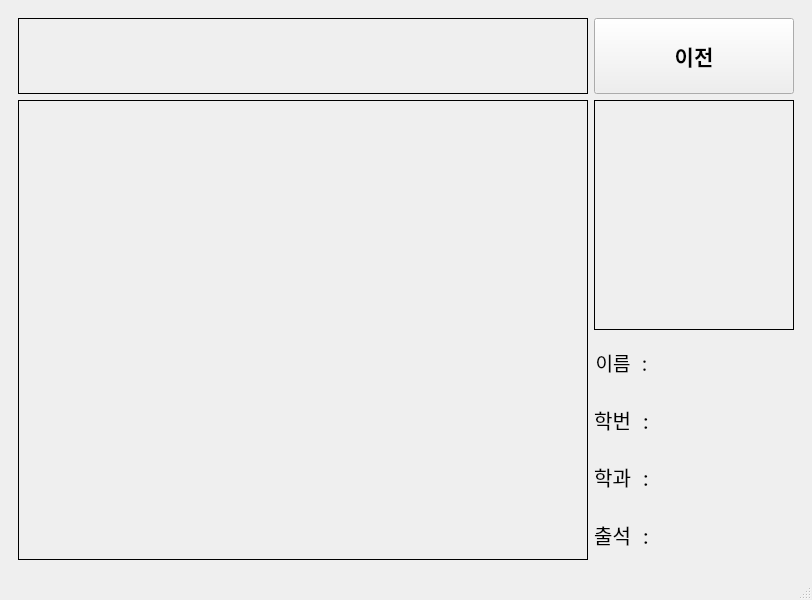
<?xml version="1.0" encoding="UTF-8"?>
<ui version="4.0">
 <class>MainWindow</class>
 <widget class="QMainWindow" name="MainWindow">
  <property name="geometry">
   <rect>
    <x>0</x>
    <y>0</y>
    <width>812</width>
    <height>600</height>
   </rect>
  </property>
  <property name="windowTitle">
   <string>Attendance Check</string>
  </property>
  <property name="windowIcon">
   <iconset>
    <normaloff>image/logo2.png</normaloff>image/logo2.png</iconset>
  </property>
  <property name="locale">
   <locale language="Korean" country="SouthKorea"/>
  </property>
  <widget class="QWidget" name="centralwidget">
   <layout class="QGridLayout" name="gridLayout_3">
    <item row="0" column="0">
     <widget class="QStackedWidget" name="stackedWidget">
      <property name="enabled">
       <bool>true</bool>
      </property>
      <property name="sizePolicy">
       <sizepolicy hsizetype="Preferred" vsizetype="Preferred">
        <horstretch>0</horstretch>
        <verstretch>0</verstretch>
       </sizepolicy>
      </property>
      <property name="acceptDrops">
       <bool>false</bool>
      </property>
      <property name="toolTip">
       <string notr="true"/>
      </property>
      <property name="statusTip">
       <string/>
      </property>
      <property name="accessibleName">
       <string/>
      </property>
      <property name="layoutDirection">
       <enum>Qt::LeftToRight</enum>
      </property>
      <property name="autoFillBackground">
       <bool>false</bool>
      </property>
      <property name="frameShape">
       <enum>QFrame::NoFrame</enum>
      </property>
      <property name="frameShadow">
       <enum>QFrame::Plain</enum>
      </property>
      <property name="currentIndex">
       <number>1</number>
      </property>
      <widget class="QWidget" name="page">
       <layout class="QGridLayout" name="gridLayout_2">
        <property name="horizontalSpacing">
         <number>6</number>
        </property>
        <item row="3" column="0" rowspan="8" colspan="3">
         <widget class="QLabel" name="uangLabel">
          <property name="sizePolicy">
           <sizepolicy hsizetype="Expanding" vsizetype="Expanding">
            <horstretch>0</horstretch>
            <verstretch>0</verstretch>
           </sizepolicy>
          </property>
          <property name="frameShape">
           <enum>QFrame::Box</enum>
          </property>
          <property name="scaledContents">
           <bool>true</bool>
          </property>
          <property name="alignment">
           <set>Qt::AlignCenter</set>
          </property>
         </widget>
        </item>
        <item row="1" column="0" colspan="3">
         <widget class="QLabel" name="title">
          <property name="sizePolicy">
           <sizepolicy hsizetype="Expanding" vsizetype="Expanding">
            <horstretch>0</horstretch>
            <verstretch>0</verstretch>
           </sizepolicy>
          </property>
          <property name="maximumSize">
           <size>
            <width>16777215</width>
            <height>70</height>
           </size>
          </property>
          <property name="font">
           <font>
            <family>Noto Sans Mono CJK TC</family>
            <pointsize>30</pointsize>
            <weight>75</weight>
            <italic>false</italic>
            <bold>true</bold>
           </font>
          </property>
          <property name="frameShape">
           <enum>QFrame::NoFrame</enum>
          </property>
          <property name="text">
           <string>자동 출석 체크 프로그램</string>
          </property>
          <property name="alignment">
           <set>Qt::AlignCenter</set>
          </property>
         </widget>
        </item>
        <item row="10" column="4">
         <widget class="QPushButton" name="UserManualButton">
          <property name="sizePolicy">
           <sizepolicy hsizetype="Preferred" vsizetype="Preferred">
            <horstretch>0</horstretch>
            <verstretch>0</verstretch>
           </sizepolicy>
          </property>
          <property name="font">
           <font>
            <family>Noto Sans Mono CJK TC</family>
            <pointsize>16</pointsize>
            <weight>50</weight>
            <bold>false</bold>
           </font>
          </property>
          <property name="text">
           <string>사용방법</string>
          </property>
         </widget>
        </item>
        <item row="2" column="0" colspan="3">
         <widget class="QLabel" name="timerLabel">
          <property name="font">
           <font>
            <pointsize>28</pointsize>
            <weight>75</weight>
            <bold>true</bold>
           </font>
          </property>
          <property name="layoutDirection">
           <enum>Qt::LeftToRight</enum>
          </property>
          <property name="text">
           <string/>
          </property>
          <property name="alignment">
           <set>Qt::AlignCenter</set>
          </property>
         </widget>
        </item>
        <item row="9" column="4">
         <widget class="QPushButton" name="startButton">
          <property name="sizePolicy">
           <sizepolicy hsizetype="Preferred" vsizetype="Preferred">
            <horstretch>0</horstretch>
            <verstretch>0</verstretch>
           </sizepolicy>
          </property>
          <property name="font">
           <font>
            <family>Noto Sans Mono CJK TC</family>
            <pointsize>16</pointsize>
            <weight>50</weight>
            <bold>false</bold>
           </font>
          </property>
          <property name="layoutDirection">
           <enum>Qt::LeftToRight</enum>
          </property>
          <property name="text">
           <string>시작</string>
          </property>
          <property name="checkable">
           <bool>false</bool>
          </property>
          <property name="checked">
           <bool>false</bool>
          </property>
         </widget>
        </item>
        <item row="1" column="4">
         <widget class="QLabel" name="cbnuLabel">
          <property name="sizePolicy">
           <sizepolicy hsizetype="Expanding" vsizetype="Expanding">
            <horstretch>0</horstretch>
            <verstretch>0</verstretch>
           </sizepolicy>
          </property>
          <property name="maximumSize">
           <size>
            <width>180</width>
            <height>70</height>
           </size>
          </property>
          <property name="frameShape">
           <enum>QFrame::NoFrame</enum>
          </property>
          <property name="alignment">
           <set>Qt::AlignCenter</set>
          </property>
         </widget>
        </item>
        <item row="11" column="0">
         <widget class="QLabel" name="maker">
          <property name="font">
           <font>
            <family>Noto Sans Mono CJK TC</family>
            <pointsize>12</pointsize>
            <weight>50</weight>
            <bold>false</bold>
           </font>
          </property>
          <property name="frameShape">
           <enum>QFrame::NoFrame</enum>
          </property>
          <property name="text">
           <string>제작자 : 최예진, 정인영, 유태현</string>
          </property>
          <property name="textFormat">
           <enum>Qt::PlainText</enum>
          </property>
          <property name="scaledContents">
           <bool>true</bool>
          </property>
          <property name="alignment">
           <set>Qt::AlignCenter</set>
          </property>
         </widget>
        </item>
       </layout>
      </widget>
      <widget class="QWidget" name="page_2">
       <layout class="QGridLayout" name="gridLayout">
        <item row="0" column="0" colspan="3">
         <widget class="QLabel" name="clockLabel">
          <property name="font">
           <font>
            <family>Noto Sans Mono CJK TC</family>
            <pointsize>20</pointsize>
            <weight>75</weight>
            <bold>true</bold>
           </font>
          </property>
          <property name="frameShape">
           <enum>QFrame::Box</enum>
          </property>
          <property name="text">
           <string/>
          </property>
          <property name="scaledContents">
           <bool>true</bool>
          </property>
          <property name="alignment">
           <set>Qt::AlignCenter</set>
          </property>
         </widget>
        </item>
        <item row="3" column="4" rowspan="2">
         <layout class="QGridLayout" name="gridLayout_4" columnstretch="0,6">
          <item row="0" column="0">
           <widget class="QLabel" name="label_5">
            <property name="font">
             <font>
              <family>Noto Sans Mono CJK TC</family>
              <pointsize>14</pointsize>
             </font>
            </property>
            <property name="text">
             <string>이름 :</string>
            </property>
            <property name="alignment">
             <set>Qt::AlignCenter</set>
            </property>
           </widget>
          </item>
          <item row="0" column="1">
           <widget class="QLabel" name="nameLabel">
            <property name="font">
             <font>
              <pointsize>18</pointsize>
             </font>
            </property>
            <property name="text">
             <string/>
            </property>
           </widget>
          </item>
          <item row="3" column="0">
           <widget class="QLabel" name="label">
            <property name="sizePolicy">
             <sizepolicy hsizetype="Preferred" vsizetype="Preferred">
              <horstretch>0</horstretch>
              <verstretch>0</verstretch>
             </sizepolicy>
            </property>
            <property name="font">
             <font>
              <family>Noto Sans Mono CJK TC</family>
              <pointsize>15</pointsize>
             </font>
            </property>
            <property name="frameShape">
             <enum>QFrame::NoFrame</enum>
            </property>
            <property name="text">
             <string>출석 :</string>
            </property>
            <property name="alignment">
             <set>Qt::AlignCenter</set>
            </property>
           </widget>
          </item>
          <item row="2" column="0">
           <widget class="QLabel" name="label_10">
            <property name="font">
             <font>
              <family>Noto Sans Mono CJK TC</family>
              <pointsize>15</pointsize>
             </font>
            </property>
            <property name="text">
             <string>학과 :</string>
            </property>
            <property name="alignment">
             <set>Qt::AlignCenter</set>
            </property>
           </widget>
          </item>
          <item row="1" column="1">
           <widget class="QLabel" name="IDLabel">
            <property name="font">
             <font>
              <pointsize>18</pointsize>
             </font>
            </property>
            <property name="text">
             <string/>
            </property>
           </widget>
          </item>
          <item row="3" column="1">
           <widget class="QLabel" name="attendanceLabel">
            <property name="font">
             <font>
              <pointsize>18</pointsize>
             </font>
            </property>
            <property name="text">
             <string/>
            </property>
           </widget>
          </item>
          <item row="1" column="0">
           <widget class="QLabel" name="label_8">
            <property name="font">
             <font>
              <family>Noto Sans Mono CJK TC</family>
              <pointsize>15</pointsize>
             </font>
            </property>
            <property name="text">
             <string>학번 :</string>
            </property>
            <property name="alignment">
             <set>Qt::AlignCenter</set>
            </property>
           </widget>
          </item>
          <item row="2" column="1">
           <widget class="QLabel" name="departmentLabel">
            <property name="font">
             <font>
              <pointsize>18</pointsize>
             </font>
            </property>
            <property name="text">
             <string/>
            </property>
           </widget>
          </item>
         </layout>
        </item>
        <item row="1" column="4" rowspan="2">
         <widget class="QLabel" name="captureLabel">
          <property name="minimumSize">
           <size>
            <width>200</width>
            <height>230</height>
           </size>
          </property>
          <property name="frameShape">
           <enum>QFrame::Box</enum>
          </property>
          <property name="text">
           <string/>
          </property>
         </widget>
        </item>
        <item row="1" column="0" rowspan="4" colspan="3">
         <widget class="QLabel" name="videoLabel">
          <property name="minimumSize">
           <size>
            <width>570</width>
            <height>460</height>
           </size>
          </property>
          <property name="frameShape">
           <enum>QFrame::Box</enum>
          </property>
          <property name="text">
           <string/>
          </property>
         </widget>
        </item>
        <item row="0" column="4">
         <widget class="QPushButton" name="prevButton">
          <property name="sizePolicy">
           <sizepolicy hsizetype="Minimum" vsizetype="Minimum">
            <horstretch>0</horstretch>
            <verstretch>0</verstretch>
           </sizepolicy>
          </property>
          <property name="font">
           <font>
            <family>Noto Sans Mono CJK SC</family>
            <pointsize>16</pointsize>
            <weight>75</weight>
            <bold>true</bold>
           </font>
          </property>
          <property name="text">
           <string>이전</string>
          </property>
         </widget>
        </item>
       </layout>
      </widget>
     </widget>
    </item>
   </layout>
  </widget>
  <widget class="QStatusBar" name="statusbar"/>
  <widget class="QMenuBar" name="menubar">
   <property name="geometry">
    <rect>
     <x>0</x>
     <y>0</y>
     <width>812</width>
     <height>28</height>
    </rect>
   </property>
  </widget>
 </widget>
 <resources/>
 <connections/>
</ui>
